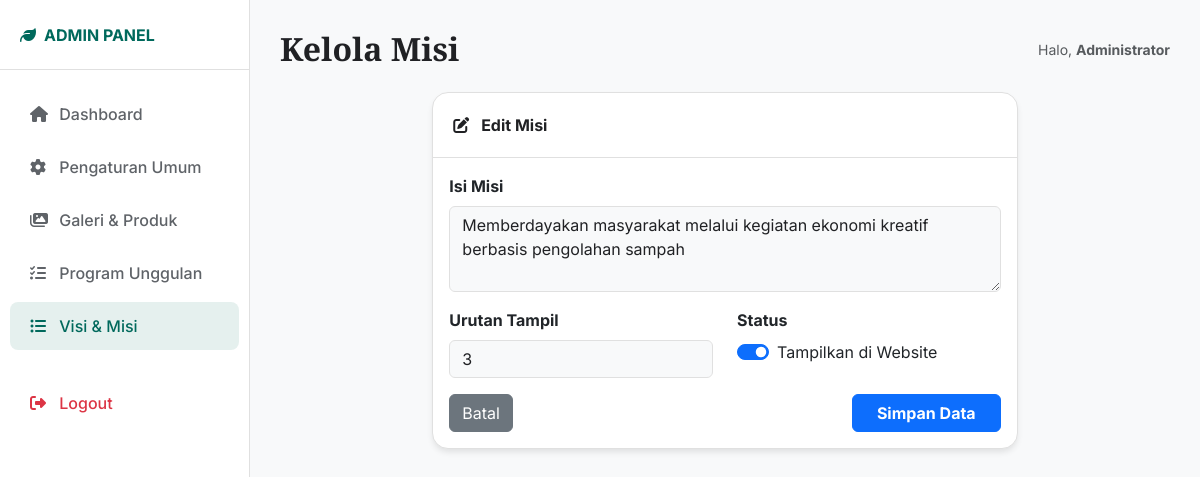
/admin/misi.php?action=edit&id=3 (signed in), run on the app's committed database.
### tables this page shows
CREATE TABLE IF NOT EXISTS misi (
    id INT PRIMARY KEY AUTO_INCREMENT,
    content TEXT NOT NULL,
    sort_order INT DEFAULT 0,
    is_active TINYINT(1) DEFAULT 1,
    created_at TIMESTAMP DEFAULT CURRENT_TIMESTAMP
);

### admin/misi.php (the view, shortened to what this page needs)
<?php
$action = $_GET['action'] ?? 'list';
$id = $_GET['id'] ?? 0;
require_once 'includes/header.php';
$edit_item = null;
if ($action == 'edit' && $id) {
    $conn = getConnection();
    $stmt = $conn->prepare("SELECT * FROM misi WHERE id = ?");
    $stmt->execute([$id]);
    $edit_item = $stmt->fetch();
}
?>
<?php if ($action == 'list'): ?>
    <div class="card">
        <div class="card-header d-flex justify-content-between align-items-center">
            <span><i class="fas fa-list-ol me-2"></i>Daftar Misi</span>
            <a href="misi.php?action=add" class="btn btn-sm btn-primary"><i class="fas fa-plus me-1"></i> Tambah Baru</a>
        </div>
        <div class="card-body">
            <div class="table-responsive">
                <table class="table table-hover align-middle">
                    <thead class="table-light">
                        <tr>
                            <th width="50">#</th>
                            <th>Isi Misi</th>
                            <th>Urutan</th>
                            <th>Status</th>
                            <th class="text-end">Aksi</th>
                        </tr>
                    </thead>
                    <tbody>
                        <?php
                        $items = get_misi(false);
                        if (empty($items)): ?>
                            <tr><td colspan="5" class="text-center py-4 text-muted">Belum ada data</td></tr>
                        <?php else: foreach ($items as $index => $item): ?>
                            <tr>
                                <td><?= $index + 1 ?></td>
                                <td><?= clean($item['content']) ?></td>
                                <td><?= $item['sort_order'] ?></td>
                                <td>
                                    <?php if ($item['is_active']): ?>
                                        <span class="badge bg-success">Aktif</span>
                                    <?php else: ?>
                                        <span class="badge bg-secondary">Non-Aktif</span>
                                    <?php endif; ?>
                                </td>
                                <td class="text-end">
                                    <a href="misi.php?action=edit&id=<?= $item['id'] ?>" class="btn btn-sm btn-outline-secondary"><i class="fas fa-edit"></i></a>
                                    <a href="misi.php?action=delete&id=<?= $item['id'] ?>" class="btn btn-sm btn-outline-danger" onclick="return confirm('Yakin ingin menghapus misi ini?')"><i class="fas fa-trash"></i></a>
                                </td>
                            </tr>
                        <?php endforeach; endif; ?>
                    </tbody>
                </table>
            </div>
        </div>
    </div>
<?php elseif ($action == 'add' || $action == 'edit'): ?>
    <div class="row justify-content-center">
        <div class="col-md-8">
            <div class="card">
                <div class="card-header">
                    <i class="fas fa-<?= $action == 'add' ? 'plus' : 'edit' ?> me-2"></i>
                    <?= $action == 'add' ? 'Tambah Misi Baru' : 'Edit Misi' ?>
                </div>
                <div class="card-body">
                    <form method="POST">
                        <div class="mb-3">
                            <label class="form-label fw-bold">Isi Misi</label>
                            <textarea name="content" class="form-control" rows="3" required><?= $edit_item['content'] ?? '' ?></textarea>
                        </div>
                        <div class="row">
                            <div class="col-md-6 mb-3">
                                <label class="form-label fw-bold">Urutan Tampil</label>
                                <input type="number" name="sort_order" class="form-control" value="<?= $edit_item['sort_order'] ?? 0 ?>">
                            </div>
                            <div class="col-md-6 mb-3">
                                <label class="form-label fw-bold d-block">Status</label>
                                <div class="form-check form-switch mt-2">
                                    <input class="form-check-input" type="checkbox" name="is_active" value="1" <?= (!isset($edit_item) || $edit_item['is_active']) ? 'checked' : '' ?>>
                                    <label class="form-check-label">Tampilkan di Website</label>
                                </div>
                            </div>
                        </div>
                        <div class="d-flex justify-content-between">
                            <a href="misi.php" class="btn btn-secondary">Batal</a>
                            <button type="submit" class="btn btn-primary px-4 fw-bold">Simpan Data</button>
                        </div>
                    </form>
                </div>
            </div>
        </div>
    </div>
<?php endif; ?>
<?php require_once 'includes/footer.php'; ?>

### admin/includes/header.php (style rules this page uses)
:root { --primary: #00695c; --secondary: #4db6ac; --bg-body: #F8F9FA; --bg-card: #FFFFFF; --text-main: #202124; --text-muted: #5f6368; --border-color: #e0e0e0; }
body { font-family: 'Inter', sans-serif; background-color: var(--bg-body); color: var(--text-main); overflow-x: hidden; }
.card { background-color: var(--bg-card); border: 1px solid var(--border-color); border-radius: 16px; box-shadow: 0 4px 6px -1px rgba(0, 0, 0, 0.1); margin-bottom: 20px; }
.card-header { background: transparent; border-bottom: 1px solid var(--border-color); padding: 20px; font-weight: 700; color: var(--text-main); }
.form-control, .form-select { background-color: var(--bg-body); border: 1px solid var(--border-color); color: var(--text-main); }

### data on the page
misi: content "Memberdayakan masyarakat melalui kegiatan ekonomi kreatif berbasis pengolahan sampah", sort_order "3", is_active "☑"

### other printed values
$page_title "Kelola Misi"
$_SESSION['admin_name'] "Administrator"
